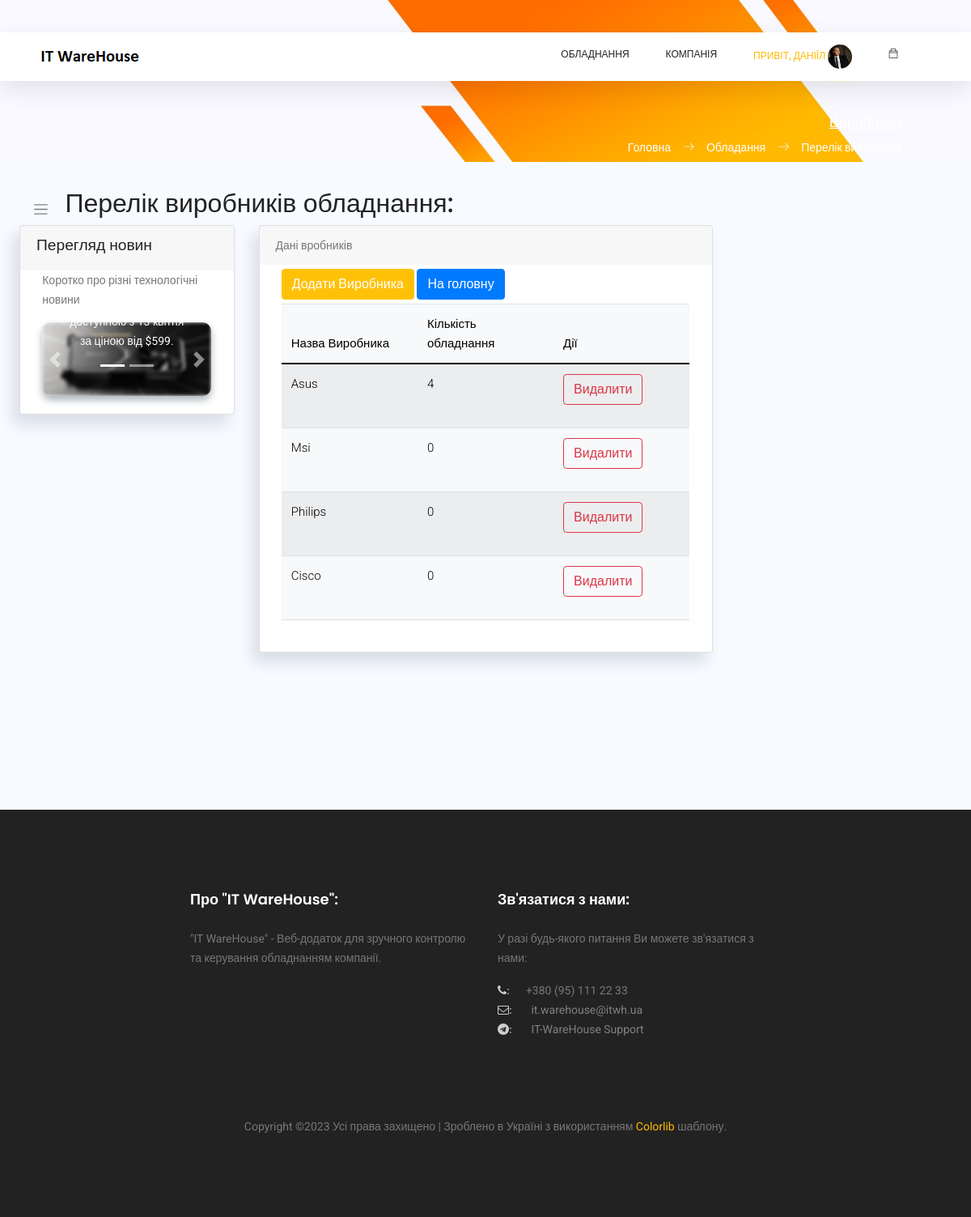
The app's page /assets/vendors (signed in) with its own data.
### users/models.py (models this page shows, shortened)
class NewUser(AbstractBaseUser, PermissionsMixin):
    email = models.EmailField(_('email address'), unique=True)
    user_name = models.CharField(max_length=150, unique=True)
    start_date = models.DateTimeField(default=timezone.now)
    is_staff = models.BooleanField(default=False)
    is_active = models.BooleanField(default=False)
    is_employee = models.BooleanField(default=False)
    objects = CustomAccountManager()
    USERNAME_FIELD = 'email'
    REQUIRED_FIELDS = ['user_name']

### employees/models.py (models this page shows, shortened)
class Employees(models.Model):
    first_name = models.CharField(max_length=50, default='', verbose_name="Ім'я *")
    last_name = models.CharField(max_length=50, default='', verbose_name='Прізвище *')
    email = models.EmailField(max_length=75, unique=True, null=True, verbose_name='Електрона пошта *')
    eid = models.CharField(max_length=8, unique=True, null=True, verbose_name='Внутрішній номер *')
    department = models.ForeignKey(Departments, null=True, on_delete=models.SET_NULL, verbose_name='Назва відділу *')
    title = models.CharField(max_length=50, null=True, default='', verbose_name='Посада *')
    user_id = models.ForeignKey(NewUser, null=True, on_delete=models.SET_NULL, verbose_name='ID Користувача *')
    location = models.ForeignKey(Cities, null=True, on_delete=models.SET_NULL, blank=True, verbose_name='Назва міста')
    mobilephone = models.CharField(max_length=20, null=True, default='', blank=True, verbose_name='Мобільний телефон')
    status = models.ForeignKey(UserStatus, null=True, on_delete=models.SET_NULL, blank=True,
                               verbose_name='Форма роботи')
    photo = models.FileField(upload_to='photos/', null=True, default='photos/default_user.jpg', blank=True,
                             verbose_name='Фото')
    comments = models.TextField(max_length=300, null=True, default='', blank=True, verbose_name='Коментарі')

### assets/models.py (models this page shows, shortened)
class Vendors(models.Model):
    vendor = models.CharField(max_length=100, unique=True, default='', verbose_name='Виробник обладнання')
    url = models.URLField(max_length=200, null=True, default='', blank=True, verbose_name='Сайт виробника (URL)')
    vendor_logo = models.FileField(upload_to='vendors/', null=True, blank=True, default='dev_vendor.jpg',
                            verbose_name='Логотип')

### assets/views.py (the view)
# urls.py: path('vendors', vendors, name='vendors-list'),
@login_required
def vendors(request):
    context = {
        'page_title': 'Виробники',
        'app_name': 'Обладання',
        'page_name': 'Перелік виробників'
    }
    user_admin = 0
    if request.user.groups.filter(name='Admins').exists():
        user_admin = 1
    if Employees.objects.filter(user_id=request.user.id).exists():
        employee_data = Employees.objects.get(user_id=request.user.id)
    else:
        employee_data = ''
    vend_list = []
    all_vendors = Vendors.objects.all()
    for ven_data in all_vendors:
        try:
            devices = Devices.objects.filter(device_vendor=ven_data)
        except Devices.DoesNotExist:
            dev_count = 0
        else:
            dev_count = devices.count()
        our_ven_data = (ven_data, dev_count)
        vend_list.append(our_ven_data)
    context['user_admin'] = user_admin
    context['employee_data'] = employee_data
    context['vend_list'] = vend_list
    return render(request, 'assets/vendors.html', context=context)

### templates/assets/vendors.html (shortened to what this page needs)
{% extends '_layouts/base.html' %}
{% load static %}
{% block content %}
<div id="main" style="margin-left: 0; min-height: 800px;">
    <div class="main-content container-fluid">
        <div class="page-title">
            <nav class="navbar navbar-header navbar-expand navbar-light headli-1">
                <a class="sidebar-toggler" href="#"><span class="navbar-toggler-icon"></span></a>
            </nav>
            <h3 class="headli-1">Перелік виробників обладнання:</h3>
        </div>
        <section class="section">
            <div class="row mb-4">
                <div class="col-md-3">
                    <div class="card" >
                        <div class="card-header" >
                            <h4>Перегляд новин</h4>
                        </div>
                        <div class="card-body" >
                            <div class="row" >
                                <div class="col-md-12" >
                                    <p>Коротко про різні технологічні новини</p>
                                    <div id="carouselExampleCaptions" class="carousel slide" data-ride="carousel" >
                                        <ol class="carousel-indicators">
                                            <li data-bs-target="#carouselExampleCaptions" data-slide-to="0" class="active"></li>
                                            <li data-bs-target="#carouselExampleCaptions" data-slide-to="1"></li>
                                        </ol>
                                        <div class="carousel-inner" >
                                            <div class="carousel-item active" >
                                                <img src="{% static 'static_f_2/images/cpsamples/newsphoto1.jpg' %}" class="d-block w-100 main-img-n" alt="...">
                                                <div class="carousel-caption d-none d-md-block" >
                                                    <p>Відеокарта буде доступною з 13 квітня за ціною від $599.</p>
                                                </div>
                                            </div>
                                        </div>
                                        <a class="carousel-control-prev" href="#carouselExampleCaptions" role="button" data-slide="prev">
                                            <span class="carousel-control-prev-icon" aria-hidden="true"></span>
                                        </a>
                                        <a class="carousel-control-next" href="#carouselExampleCaptions" role="button" data-slide="next">
                                            <span class="carousel-control-next-icon" aria-hidden="true"></span>
                                        </a>
                                    </div>
                                </div>
                            </div>
                        </div>
                    </div>
                </div>
                <div class="col-md-6">
                    <div class="card">
                        <div class="card-header">
                            Дані вробників
                        </div>
                        <div class="card-body">
                            <div class="dataTable-wrapper dataTable-loading no-footer sortable searchable fixed-columns" >
                                <div class="dataTable-top">
                                    <div style="display: block; gap: 10px; margin: 5px 0;">
                                        <a href="/assets/vend_create" class="btn btn-warning my-btn">Додати Виробника</a>
                                        <a href="/main/main_page" class="btn btn-primary my-btn">На головну</a>
                                    </div>
                                </div>
                                <div class="dataTable-container capitalizer" >
                                    {% if vend_list %}
                                    <table class="table table-striped table-light dataTable-table" id="table1"       >
                                        <thead>
                                        <tr>
                                            <th data-sortable="" style="width: 30%;">
                                                <li href="#" class="dataTable-sorter colorizer">Назва Виробника</li>
                                            </th>
                                            <th data-sortable="" style="width: 30%;">
                                                <li href="#" class="dataTable-sorter colorizer">Кількість обладнання</li>
                                            </th>
                                            <th data-sortable="" style="width: 30%;">
                                                <li href="#" class="dataTable-sorter colorizer">Дії</li>
                                            </th>
                                        </tr>
                                        </thead>
                                        <tbody>
                                        {% for ven_info, dev_count in vend_list %}
                                        <tr>
                                            <td class="colorizer" style="font-weight: 300;">{{ ven_info.vendor }}</td>
                                            <td class="colorizer" style="font-weight: 300;">{{ dev_count}}</td>
                                            <td>
                                                <div class="btn-group mb-3" role="group" aria-label="Basic example">
                                                    <a class="btn btn-outline-danger" href="/assets/vendor_delete/{{ ven_info.id }}">Видалити</a>
                                                </div>
                                            </td>
                                        </tr>
                                        {% endfor %}
                                        </tbody>
                                    </table>
                                    {% endif %}
                                </div>
                            </div>
                        </div>
                    </div>
                </div>
            </div>
        </section>
    </div>
</div>
{% endblock content %}

### templates/_layouts/header.html (shortened to what this page needs)
{% load static %}
<header class="header_area sticky-header">
	<div class="main_menu">
			<nav class="navbar navbar-expand-lg navbar-light main_box">
				<div class="container">
					<a class="navbar-brand logo_h" href="/">
						<img src="{% static 'static_f_1/img/logo.png' %}" alt="IT WareHouse Project Logo">
					</a>
					<div class="collapse navbar-collapse offset" id="navbarSupportedContent">
						<ul class="nav navbar-nav menu_nav ml-auto">
							{% if not user.is_authenticated %}
								<li class="nav-item"><a class="nav-link" href="/">Вхід до Системи</a></li>
							{% else %}
								<li class="nav-item submenu dropdown">
									<a href="#" class="nav-link dropdown-toggle" data-toggle="dropdown"
									   role="button" aria-haspopup="true" aria-expanded="false">Обладнання</a>
								</li>
								<li class="nav-item submenu dropdown">
									<a href="#" class="nav-link dropdown-toggle" data-toggle="dropdown" role="button"
									   aria-haspopup="true" aria-expanded="false">Компанія</a>
								</li>
								<li class="nav-item submenu dropdown active">
									<a href="#" class="nav-link dropdown-toggle" data-toggle="dropdown" role="button"
									   aria-haspopup="true" aria-expanded="false">
										<span>Привіт, {{ user.user_name }}</span>
										{% if employee_data.photo %}
										<span><span><img width="30px" height="30px" class="profile-img"
														 src="/media/{{ employee_data.photo }}" alt=""></span>
										</span>
										{% else %}
										<span><span><img width="30px" height="30px" class="profile-img"
													 src="/media/photos/default_user.jpg" alt=""></span>
										</span>
										{% endif %}
										</a>
								</li>
								<li class="nav-item submenu dropdown">
									<a href="#" class="nav-link dropdown-toggle">
										<span class="ti-bag"></span>
									</a>
								</li>
							{% endif %}
						</ul>
					</div>
				</div>
			</nav>
	</div>
</header>

### static/static_f_2/css/app.css (style rules this page uses)
#main { margin-left:260px;background-color:#f7faff;min-height:100vh;transition:margin-left .6s ease-out }
#main .main-content { padding:2rem 1.5rem }
#main .main-content .page-title h3 { font-size:2rem }
a { text-decoration:none }
a,button { outline:0 }
@media screen and (max-width:1200px) { #main { margin-left:0 } }
.btn.btn-danger,.btn.btn-dark,.btn.btn-info,.btn.btn-light,.btn.btn-link,.btn.btn-primary,.btn.btn-secondary,.btn.btn-success,.btn.btn-warning { color:#fff }
.btn-group>.btn { border-radius:.267rem }
.carousel-inner { border-radius:.7rem;box-shadow:0 5px 10px #adb5bd }
.dropdown-toggle:after { color:#fff }
.card { box-shadow:-8px 12px 18px 0 rgba(25,42,70,.13);margin-bottom:2.2rem }
.card .card-header { border:none }
.card .card-header h4 { font-size:1.2rem }
.card .card-header~.card-body { padding-top:0 }
.card .card-body { padding:1.4rem 1.7rem }
.dataTable-table td,.dataTable-table thead th,.table td,.table thead th { vertical-align:middle }
.dataTable-table thead th,.table thead th { border-bottom:2px solid #475f7b }
.dataTable-container { overflow-x:auto }

### templates/_layouts/header.html (style rules this page uses)
.header_area .navbar .nav .nav-item .nav-link { padding: 1px 0; }
.profile-img { object-fit: cover; border-radius: 15px; }

### records on screen
NewUser: user_name "ДАНІЇЛ"
Employees: photo (picture)
Vendors: vendor "Asus", dev_count "4"
Vendors: vendor "Msi", dev_count "0"
Vendors: vendor "Philips", dev_count "0"
Vendors: vendor "Cisco", dev_count "0"

### other values on screen
{{ page_title }} "Виробники"
{{ app_name }} "Обладання"
{{ page_name }} "Перелік виробників"
